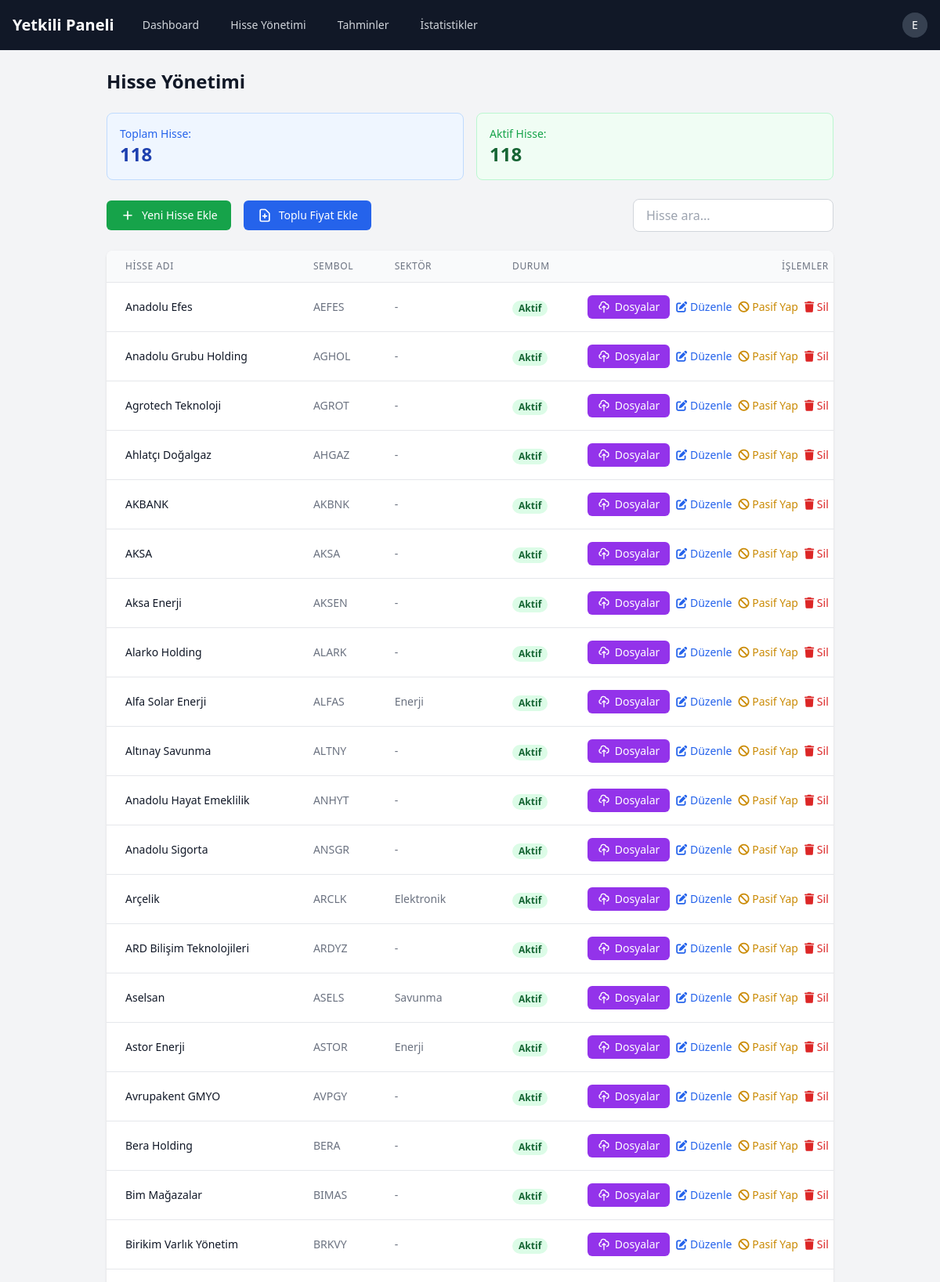
Screenshot of /stocks/ (signed in, upper part) with the database file from the repository.
### Tahmin/models.py (models this page shows, shortened)
class Stock(models.Model):
    name = models.CharField(max_length=100, verbose_name="Hisse Adı")
    symbol = models.CharField(max_length=10, unique=True, verbose_name="Hisse Sembolü")
    description = models.TextField(null=True, blank=True, verbose_name="Açıklama")
    sector = models.CharField(max_length=100, null=True, blank=True, verbose_name="Sektör")
    created_at = models.DateTimeField(auto_now_add=True, verbose_name="Oluşturulma Tarihi")
    updated_at = models.DateTimeField(auto_now=True, verbose_name="Güncellenme Tarihi")
    is_active = models.BooleanField(default=True, verbose_name="Aktif mi?")
    class Meta:
        verbose_name = "Hisse"
        verbose_name_plural = "Hisseler"
        ordering = ['symbol']

### Tahmin/views.py (the view)
# urls.py: path('stocks/', views.stock_management, name='stock_management'),
@login_required
@user_passes_test(is_staff_user)
def stock_management(request):
    stocks = Stock.objects.all().order_by('symbol')
    context = {
        'stocks': stocks,
        'total_stocks': stocks.count(),
        'active_stocks': stocks.filter(is_active=True).count(),
    }
    return render(request, 'Tahmin/stock_management.html', context)

### Tahmin/views.py (called while the page is built)
def is_staff_user(user):
    return user.is_staff

### Tahmin/templates/Tahmin/stock_management.html (shortened to what this page needs)
{% extends 'Tahmin/admin_base.html' %}
{% block content %}
<div class="container mx-auto px-4 sm:px-6 lg:px-8">
    <h1 class="text-2xl font-semibold text-gray-900 mb-6">Hisse Yönetimi</h1>
    <div class="grid grid-cols-1 md:grid-cols-2 gap-4 mb-6">
        <div class="bg-blue-50 rounded-lg p-4 border border-blue-200">
            <div class="text-sm text-blue-600">Toplam Hisse:</div>
            <div class="text-2xl font-bold text-blue-800">{{ total_stocks }}</div>
        </div>
        <div class="bg-green-50 rounded-lg p-4 border border-green-200">
            <div class="text-sm text-green-600">Aktif Hisse:</div>
            <div class="text-2xl font-bold text-green-800">{{ active_stocks }}</div>
        </div>
    </div>
    <div class="flex justify-between items-center mb-6">
        <div class="flex space-x-4">
            <button onclick="showAddModal()" class="inline-flex items-center px-4 py-2 border border-transparent text-sm font-medium rounded-md text-white bg-green-600 hover:bg-green-700 focus:outline-none focus:ring-2 focus:ring-offset-2 focus:ring-green-500">
                <svg class="mr-2 h-5 w-5" fill="none" stroke="currentColor" viewBox="0 0 24 24">
                    <path stroke-linecap="round" stroke-linejoin="round" stroke-width="2" d="M12 6v6m0 0v6m0-6h6m-6 0H6"/>
                </svg>
                Yeni Hisse Ekle
            </button>
            <a href="{% url 'bulk_add_stock_prices' %}" class="inline-flex items-center px-4 py-2 border border-transparent text-sm font-medium rounded-md text-white bg-blue-600 hover:bg-blue-700 focus:outline-none focus:ring-2 focus:ring-offset-2 focus:ring-blue-500">
                <svg class="mr-2 h-5 w-5" fill="none" stroke="currentColor" viewBox="0 0 24 24">
                    <path stroke-linecap="round" stroke-linejoin="round" stroke-width="2" d="M9 13h6m-3-3v6m5 5H7a2 2 0 01-2-2V5a2 2 0 012-2h5.586a1 1 0 01.707.293l5.414 5.414a1 1 0 01.293.707V19a2 2 0 01-2 2z"/>
                </svg>
                Toplu Fiyat Ekle
            </a>
        </div>
        <div class="relative">
            <input type="text" id="search" placeholder="Hisse ara..." class="w-64 px-4 py-2 rounded-lg border border-gray-300 focus:outline-none focus:ring-2 focus:ring-blue-500 focus:border-blue-500">
        </div>
    </div>
    <div class="bg-white shadow overflow-hidden sm:rounded-lg">
        <table class="min-w-full divide-y divide-gray-200">
            <thead class="bg-gray-50">
                <tr>
                    <th scope="col" class="px-6 py-3 text-left text-xs font-medium text-gray-500 uppercase tracking-wider">Hisse Adı</th>
                    <th scope="col" class="px-6 py-3 text-left text-xs font-medium text-gray-500 uppercase tracking-wider">Sembol</th>
                    <th scope="col" class="px-6 py-3 text-left text-xs font-medium text-gray-500 uppercase tracking-wider">Sektör</th>
                    <th scope="col" class="px-6 py-3 text-left text-xs font-medium text-gray-500 uppercase tracking-wider">Durum</th>
                    <th scope="col" class="px-6 py-3 text-right text-xs font-medium text-gray-500 uppercase tracking-wider">İşlemler</th>
                </tr>
            </thead>
            <tbody class="bg-white divide-y divide-gray-200">
                {% for stock in stocks %}
                <tr>
                    <td class="px-6 py-4 whitespace-nowrap text-sm font-medium text-gray-900">{{ stock.name }}</td>
                    <td class="px-6 py-4 whitespace-nowrap text-sm text-gray-500">{{ stock.symbol }}</td>
                    <td class="px-6 py-4 whitespace-nowrap text-sm text-gray-500">{{ stock.sector|default:"-" }}</td>
                    <td class="px-6 py-4 whitespace-nowrap">
                        <span class="px-2 inline-flex text-xs leading-5 font-semibold rounded-full {% if stock.is_active %}bg-green-100 text-green-800{% else %}bg-red-100 text-red-800{% endif %}">
                            {% if stock.is_active %}Aktif{% else %}Pasif{% endif %}
                        </span>
                    </td>
                    <td class="px-6 py-4 whitespace-nowrap text-right text-sm font-medium">
                        <div class="flex justify-end items-center space-x-2">
                            <a href="{% url 'stock_files' stock.id %}" class="inline-flex items-center px-3 py-1 border border-transparent text-sm font-medium rounded-md text-white bg-purple-600 hover:bg-purple-700 focus:outline-none">
                                <svg class="mr-1.5 h-4 w-4" fill="none" stroke="currentColor" viewBox="0 0 24 24">
                                    <path stroke-linecap="round" stroke-linejoin="round" stroke-width="2" d="M7 16a4 4 0 01-.88-7.903A5 5 0 1115.9 6L16 6a5 5 0 011 9.9M15 13l-3-3m0 0l-3 3m3-3v12"/>
                                </svg>
                                Dosyalar
                            </a>
                            <button onclick="showEditModal('{{ stock.id }}', '{{ stock.name }}', '{{ stock.symbol }}', '{{ stock.sector }}')" class="text-blue-600 hover:text-blue-900">
                                <i class="fas fa-edit"></i> Düzenle
                            </button>
                            <button onclick="toggleStatus('{{ stock.id }}', '{{ stock.is_active }}')" class="{% if stock.is_active %}text-yellow-600 hover:text-yellow-900{% else %}text-green-600 hover:text-green-900{% endif %}">
                                {% if stock.is_active %}
                                <i class="fas fa-ban"></i> Pasif Yap
                                {% else %}
                                <i class="fas fa-check"></i> Aktif Yap
                                {% endif %}
                            </button>
                            <button onclick="deleteStock('{{ stock.id }}')" class="text-red-600 hover:text-red-900">
                                <i class="fas fa-trash"></i> Sil
                            </button>
                        </div>
                    </td>
                </tr>
                {% endfor %}
            </tbody>
        </table>
    </div>
</div>
{% endblock %}

### Tahmin/templates/Tahmin/admin_base.html (shortened to what this page needs)
<!DOCTYPE html>
<html lang="tr">
<head>
    <script src="https://cdn.tailwindcss.com"></script>
    <link rel="stylesheet" href="https://cdnjs.cloudflare.com/ajax/libs/font-awesome/6.0.0/css/all.min.css">
</head>
<body class="bg-gray-100">
    <nav class="bg-gray-900">
        <div class="mx-auto px-4">
            <div class="flex justify-between h-16">
                <div class="flex">
                    <div class="flex-shrink-0 flex items-center">
                        <a href="{% url 'admin_dashboard' %}" class="text-white text-xl font-bold">
                            Yetkili Paneli
                        </a>
                    </div>
                    <div class="hidden md:ml-6 md:flex md:items-center md:space-x-4">
                        <a href="{% url 'admin_dashboard' %}" class="text-gray-300 hover:bg-gray-700 hover:text-white px-3 py-2 rounded-md text-sm font-medium">
                            Dashboard
                        </a>
                        <a href="{% url 'stock_management' %}" class="text-gray-300 hover:bg-gray-700 hover:text-white px-3 py-2 rounded-md text-sm font-medium">
                            Hisse Yönetimi
                        </a>
                        <a href="#" class="text-gray-300 hover:bg-gray-700 hover:text-white px-3 py-2 rounded-md text-sm font-medium">
                            Tahminler
                        </a>
                        <a href="#" class="text-gray-300 hover:bg-gray-700 hover:text-white px-3 py-2 rounded-md text-sm font-medium">
                            İstatistikler
                        </a>
                    </div>
                </div>
                <div class="flex items-center">
                    <div class="relative ml-3">
                        <button id="dropdownButton" type="button" class="flex items-center max-w-xs bg-gray-800 rounded-full text-sm focus:outline-none focus:ring-2 focus:ring-offset-2 focus:ring-offset-gray-800 focus:ring-white" aria-expanded="false" aria-haspopup="true">
                            <div class="h-8 w-8 rounded-full bg-gray-700 flex items-center justify-center text-white">
                                {{ request.user.username|make_list|first|upper }}
                            </div>
                        </button>
                    </div>
                </div>
            </div>
        </div>
    </nav>
    <div class="container mx-auto mt-6 px-4">
        {% block content %}{% endblock %}
    </div>
</body>
</html>

### rows the page displays
Stock: name "Anadolu Efes", symbol "AEFES", sector "-", is_active "Aktif"
Stock: name "Anadolu Grubu Holding", symbol "AGHOL", sector "-", is_active "Aktif"
Stock: name "Agrotech Teknoloji", symbol "AGROT", sector "-", is_active "Aktif"
Stock: name "Ahlatçı Doğalgaz", symbol "AHGAZ", sector "-", is_active "Aktif"
Stock: name "AKBANK", symbol "AKBNK", sector "-", is_active "Aktif"
Stock: name "AKSA", symbol "AKSA", sector "-", is_active "Aktif"
Stock: name "Aksa Enerji", symbol "AKSEN", sector "-", is_active "Aktif"
Stock: name "Alarko Holding", symbol "ALARK", sector "-", is_active "Aktif"
Stock: name "Alfa Solar Enerji", symbol "ALFAS", sector "Enerji", is_active "Aktif"
Stock: name "Altınay Savunma", symbol "ALTNY", sector "-", is_active "Aktif"
Stock: name "Anadolu Hayat Emeklilik", symbol "ANHYT", sector "-", is_active "Aktif"
Stock: name "Anadolu Sigorta", symbol "ANSGR", sector "-", is_active "Aktif"
Stock: name "Arçelik", symbol "ARCLK", sector "Elektronik", is_active "Aktif"
Stock: name "ARD Bilişim Teknolojileri", symbol "ARDYZ", sector "-", is_active "Aktif"
Stock: name "Aselsan", symbol "ASELS", sector "Savunma", is_active "Aktif"
Stock: name "Astor Enerji", symbol "ASTOR", sector "Enerji", is_active "Aktif"
Stock: name "Avrupakent GMYO", symbol "AVPGY", sector "-", is_active "Aktif"
Stock: name "Bera Holding", symbol "BERA", sector "-", is_active "Aktif"
Stock: name "Bim Mağazalar", symbol "BIMAS", sector "-", is_active "Aktif"
Stock: name "Birikim Varlık Yönetim", symbol "BRKVY", sector "-", is_active "Aktif"

### other values shown
{{ request.user.username|make_list|first|upper }} "E"
{{ total_stocks }} "118"
{{ active_stocks }} "118"
